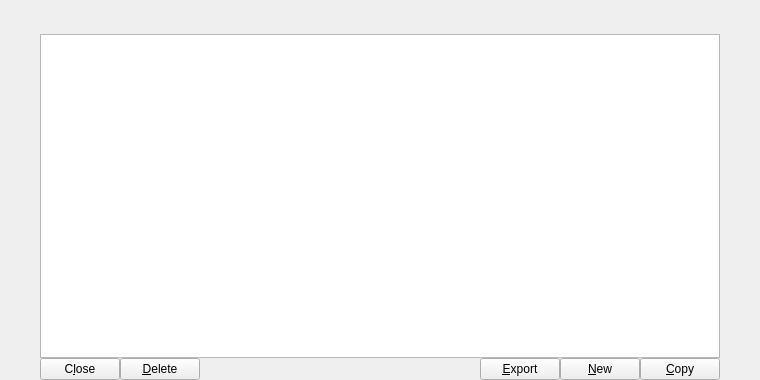
<?xml version="1.0" encoding="UTF-8"?>
<ui version="4.0">
 <class>AddressBookPage</class>
 <widget class="QWidget" name="AddressBookPage">
  <property name="geometry">
   <rect>
    <x>0</x>
    <y>0</y>
    <width>760</width>
    <height>380</height>
   </rect>
  </property>
  <layout class="QVBoxLayout" name="verticalLayout">
   <property name="spacing">
    <number>0</number>
   </property>
   <property name="leftMargin">
    <number>40</number>
   </property>
   <property name="topMargin">
    <number>20</number>
   </property>
   <property name="rightMargin">
    <number>40</number>
   </property>
   <property name="bottomMargin">
    <number>0</number>
   </property>
   <item>
    <widget class="QLabel" name="labelExplanation">
     <property name="textFormat">
      <enum>Qt::PlainText</enum>
     </property>
     <property name="wordWrap">
      <bool>true</bool>
     </property>
    </widget>
   </item>
   <item>
    <widget class="QTableView" name="tableView">
     <property name="contextMenuPolicy">
      <enum>Qt::CustomContextMenu</enum>
     </property>
     <property name="toolTip">
      <string>Right-click to edit address or label</string>
     </property>
     <property name="tabKeyNavigation">
      <bool>false</bool>
     </property>
     <property name="alternatingRowColors">
      <bool>true</bool>
     </property>
     <property name="selectionMode">
      <enum>QAbstractItemView::SingleSelection</enum>
     </property>
     <property name="selectionBehavior">
      <enum>QAbstractItemView::SelectRows</enum>
     </property>
     <property name="sortingEnabled">
      <bool>true</bool>
     </property>
     <attribute name="verticalHeaderVisible">
      <bool>false</bool>
     </attribute>
    </widget>
   </item>
   <item>
    <layout class="QHBoxLayout" name="horizontalLayout">
     <property name="spacing">
      <number>0</number>
     </property>
     <item>
      <widget class="QPushButton" name="closeButton">
       <property name="sizePolicy">
        <sizepolicy hsizetype="Minimum" vsizetype="Minimum">
         <horstretch>0</horstretch>
         <verstretch>0</verstretch>
        </sizepolicy>
       </property>
       <property name="text">
        <string>C&amp;lose</string>
       </property>
       <property name="autoDefault">
        <bool>false</bool>
       </property>
      </widget>
     </item>
     <item>
      <widget class="QPushButton" name="deleteAddress">
       <property name="toolTip">
        <string>Delete the currently selected address from the list</string>
       </property>
       <property name="text">
        <string>&amp;Delete</string>
       </property>
       <property name="autoDefault" stdset="0">
        <bool>false</bool>
       </property>
      </widget>
     </item>
     <item>
      <spacer name="horizontalSpacer">
       <property name="orientation">
        <enum>Qt::Horizontal</enum>
       </property>
       <property name="sizeHint" stdset="0">
        <size>
         <width>40</width>
         <height>20</height>
        </size>
       </property>
      </spacer>
     </item>
     <item>
      <widget class="QPushButton" name="exportButton">
       <property name="toolTip">
        <string>Export the data in the current tab to a file</string>
       </property>
       <property name="text">
        <string>&amp;Export</string>
       </property>
       <property name="autoDefault" stdset="0">
        <bool>false</bool>
       </property>
      </widget>
     </item>
     <item>
      <widget class="QPushButton" name="newAddress">
       <property name="toolTip">
        <string>Create a new address</string>
       </property>
       <property name="text">
        <string>&amp;New</string>
       </property>
       <property name="autoDefault" stdset="0">
        <bool>false</bool>
       </property>
      </widget>
     </item>
     <item>
      <widget class="QPushButton" name="copyAddress">
       <property name="toolTip">
        <string>Copy the currently selected address to the system clipboard</string>
       </property>
       <property name="text">
        <string>&amp;Copy</string>
       </property>
       <property name="autoDefault" stdset="0">
        <bool>false</bool>
       </property>
      </widget>
     </item>
    </layout>
   </item>
  </layout>
 </widget>
 <resources>
  <include location="../gulden.qrc"/>
 </resources>
 <connections/>
</ui>
